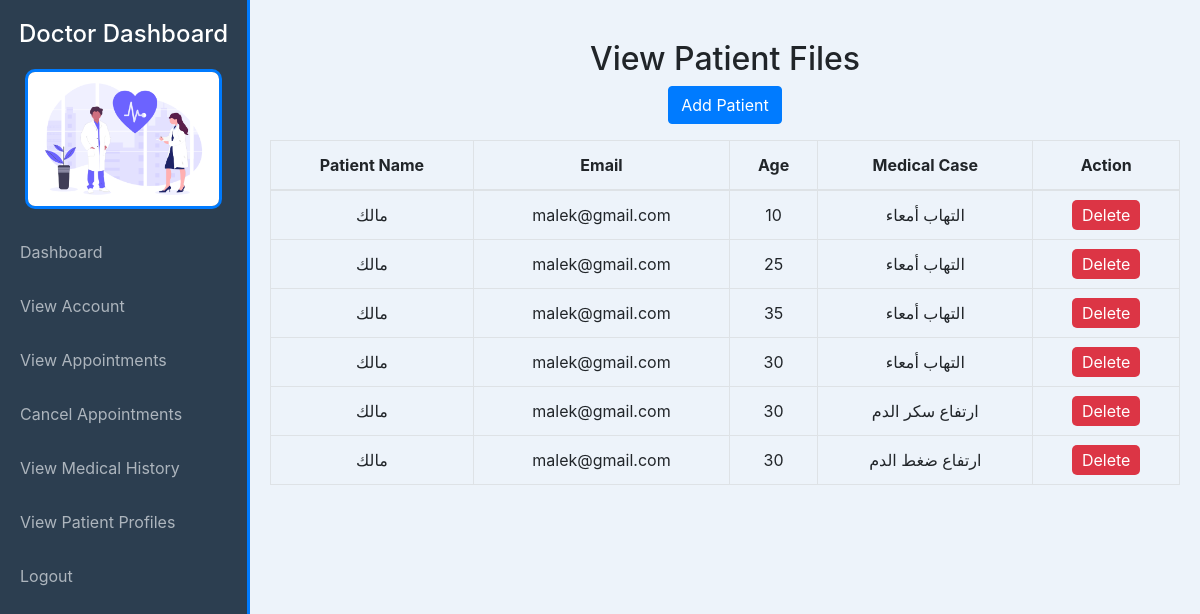
Page /doctor/viewPatientProfiles.php (signed in) on the committed database.
### tables this page shows
CREATE TABLE `patient_histories` (
  `id` int(11) NOT NULL,
  `age` int(11) NOT NULL,
  `disease` varchar(255) NOT NULL,
  `patient_id` int(11) NOT NULL
);

CREATE TABLE `users` (
  `id` int(11) NOT NULL,
  `name` varchar(255) NOT NULL,
  `email` varchar(255) NOT NULL,
  `password` varchar(255) NOT NULL,
  `phone` varchar(255) NOT NULL,
  `role_id` int(11) NOT NULL
);

### doctor/viewPatientProfiles.php (the view, shortened to what this page needs)
<?php
include("../conn.php");
$sql_patients = "SELECT * FROM patient_histories ORDER BY id DESC ";
$query_patients = mysqli_query($conn, $sql_patients);
?>
<!DOCTYPE html>
<html lang="en">
<head>
    <link href="https://maxcdn.bootstrapcdn.com/bootstrap/4.5.2/css/bootstrap.min.css" rel="stylesheet">
</head>
<body>
<div class="sidebar">
    <h4 class="text-center">Doctor Dashboard</h4>
    <img src="../assets/image1.png" alt="Doctor Image" class="img-fluid mb-3" style="width: 80%;">
    <a href="doctorindex.php" class="active">Dashboard</a>
    <a href="viewAccount.php">View Account</a>
    <a href="viewAppointments.php">View Appointments</a>
    <a href="cancelAppointments.php">Cancel Appointments</a>
    <a href="viewMedicalHistory.php">View Medical History</a>
    <a href="viewPatientProfiles.php">View Patient Profiles</a>
    <a href="logout.php">Logout</a>
</div>
    <div class="main-content">
        <div class="content-header">
            <h2>View Patient Files</h2>
            <button class="btn btn-primary mb-3" onclick="showForm()">Add Patient</button>
        </div>
        <div class="table-container">
            <table class="table table-striped table-bordered">
                <thead>
                    <tr>
                        <th>Patient Name</th>
                        <th>Email</th>
                        <th>Age</th>
                        <th>Medical Case</th>
                        <th>Action</th>
                    </tr>
                </thead>
                <tbody id="patientTableBody">
                    <?php foreach($query_patients as $row_patients){
                        $patient_id = $row_patients['patient_id'];
                        $sql_patient = "SELECT * FROM users WHERE id = $patient_id";
                        $query_patient = mysqli_query($conn, $sql_patient);
                        foreach($query_patient as $row_patient)
                        {
                            $patient_name = $row_patient['name'];
                            $patient_email = $row_patient['email'];
                        }
                    ?>
                    <tr>
                        <td><?= $patient_name; ?></td>
                        <td><?= $patient_email; ?></td>
                        <td><?= $row_patients['age']; ?></td>
                        <td><?= $row_patients['disease']; ?></td>
                        <td>
                            <a class="btn-delete" href="patient_profile_delete.php?id=<?= $row_patients['id']; ?>">Delete</a>
                        </td>
                    </tr>
                    <?php } ?>
                </tbody>
            </table>
        </div>
    </div>
</body>
</html>

### doctor/viewPatientProfiles.php (style rules this page uses)
body { direction: ltr; text-align: left; background-color: #edf3fa; }
.sidebar { height: 100vh; width: 250px; position: fixed; background-color: #2c3e50; color: #fff; padding-top: 20px; z-index: 100; border-right: 3px solid #007bff; }
.sidebar h4 { text-align: center; margin-bottom: 20px; }
.sidebar img { display: block; width: 80%; margin: 0 auto 20px auto; border-radius: 10px; border: 3px solid #007bff; }
.sidebar a { color: #adb5bd; text-decoration: none; display: block; padding: 15px 20px; transition: 0.3s; }
.main-content { margin-left: 250px; padding: 20px; }
.content-header { margin-top: 20px; text-align: center; }
th, td { text-align: center; background: #edf3fa; }
.btn-delete { background-color: #dc3545; color: #fff; border: none; padding: 5px 10px; border-radius: 5px; cursor: pointer; }

### rows in the picture
patient_histories: patient.name "مالك", patient.email "malek@gmail.com", age "10", disease "التهاب أمعاء"
patient_histories: patient.name "مالك", patient.email "malek@gmail.com", age "25", disease "التهاب أمعاء"
patient_histories: patient.name "مالك", patient.email "malek@gmail.com", age "35", disease "التهاب أمعاء"
patient_histories: patient.name "مالك", patient.email "malek@gmail.com", age "30", disease "التهاب أمعاء"
patient_histories: patient.name "مالك", patient.email "malek@gmail.com", age "30", disease "ارتفاع سكر الدم"
patient_histories: patient.name "مالك", patient.email "malek@gmail.com", age "30", disease "ارتفاع ضغط الدم"
